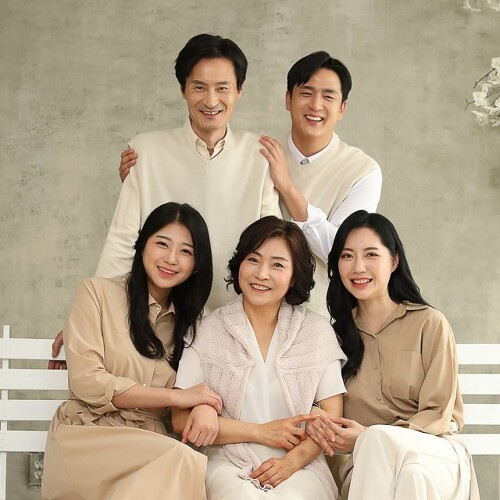
#> input picture 23. 사진에서 얼굴만 찾아 모자이크처리(OpenCV)/샘플사진.jpg, 500 x 500 px
$ python main23-1.py
#> lines starting #> are read from the running program, lines starting #| are printed output that depends on the picture
#pip install opencv-python

import numpy as np
import cv2

face_cascade = cv2.CascadeClassifier(cv2.data.haarcascades + 'haarcascade_frontalface_default.xml')
eye_cascade = cv2.CascadeClassifier(cv2.data.haarcascades + 'haarcascade_eye.xml')

ff = np.fromfile(r'23. 사진에서 얼굴만 찾아 모자이크처리(OpenCV)\샘플사진.jpg', np.uint8)
img = cv2.imdecode(ff, cv2.IMREAD_UNCHANGED)
#> img is the input picture: shape (500, 500, 3); mean B, G, R 139, 161.8, 178.1
img = cv2.resize(img, dsize=(0, 0), fx=1.5, fy=1.5, interpolation=cv2.INTER_LINEAR)
#> img: shape (750, 750, 3)

gray = cv2.cvtColor(img, cv2.COLOR_BGR2GRAY)
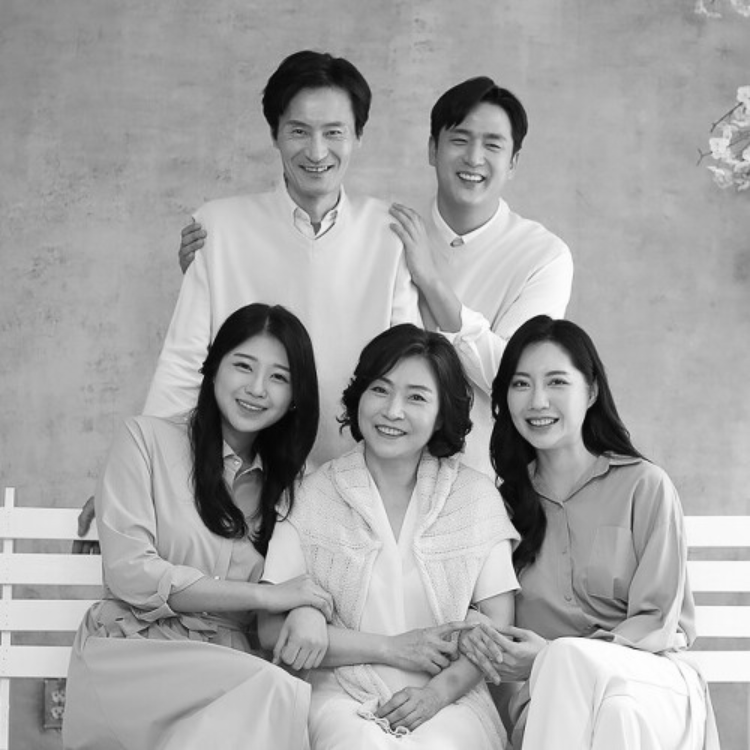
#> gray: shape (750, 750); min 3, max 255, mean 164

faces = face_cascade.detectMultiScale(gray, 1.2, 5)
#> faces = [[498, 345, 96, 96], [267, 92, 100, 100], [429, 105, 94, 94], [210, 335, 94, 94], [347, 355, 100, 100]]
for (x, y, w, h) in faces:
    cv2.rectangle(img, (x, y), (x+w, y+h), (255, 0, 0), 2)

    roi_gray = gray[y:y+h, x:x+w]
    roi_color = img[y:y+h, x:x+w]
    eyes = eye_cascade.detectMultiScale(roi_gray)
    for (ex, ey, ew, eh) in eyes:
        cv2.rectangle(roi_color, (ex, ey), (ex+ew, ey+eh), (0, 255, 0), 2)
#> this loop made 5 passes
#> (x, y, w, h, eyes) on passes 1 to 5: (498, 345, 96, 96, [[12, 27, 24, 24], [44, 24, 26, 26]]), (267, 92, 100, 100, [[21, 30, 24, 24], [51, 28, 27, 27]]), (429, 105, 94, 94, [[49, 27, 25, 25], [20, 20, 27, 27]]), (210, 335, 94, 94, [[21, 19, 25, 25], [56, 31, 22, 22]]), (347, 355, 100, 100, [[22, 24, 25, 25], [56, 30, 25, 25]])
#> pass 1, `roi_gray = gray[y:y+h, x:x+w]`:
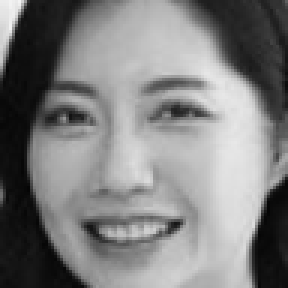
#> roi_gray: shape (96, 96) (shown 3 times larger); min 5, max 243, mean 127.1
#> pass 1, `roi_color = img[y:y+h, x:x+w]`:
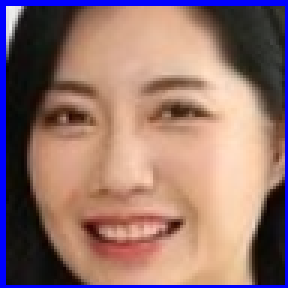
#> roi_color: shape (96, 96, 3) (shown 3 times larger); mean B, G, R 110.8, 114.7, 147.5
#> pass 2, `roi_color = img[y:y+h, x:x+w]`:
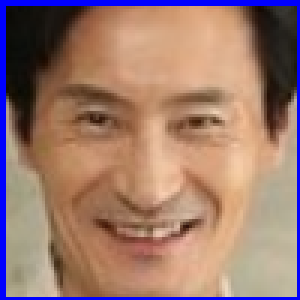
#> roi_color: shape (100, 100, 3) (shown 3 times larger); mean B, G, R 110.9, 121.8, 156
#> after the loop:
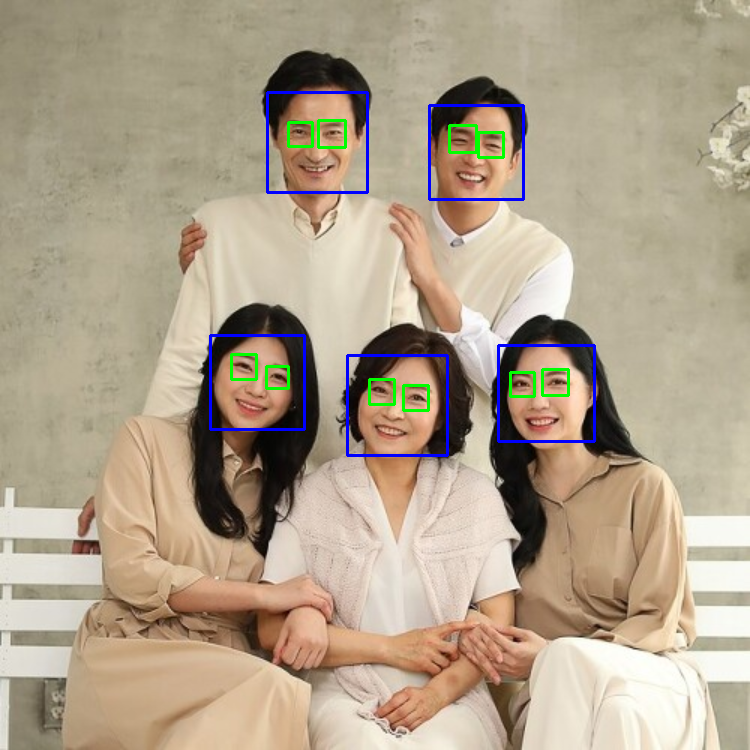
#> img: shape (750, 750, 3); mean B, G, R 140.2, 161.4, 176
#> after the loop:
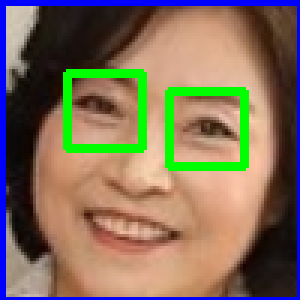
#> roi_color: shape (100, 100, 3) (shown 3 times larger); mean B, G, R 91.7, 111.3, 128.8
#> after the loop:
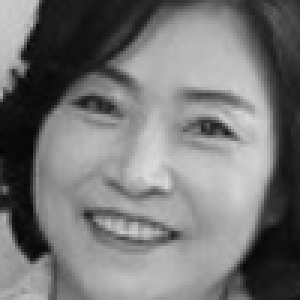
#> roi_gray: shape (100, 100) (shown 3 times larger); min 3, max 218, mean 118

cv2.imshow('face find', img)
cv2.waitKey(0)
cv2.destroyAllWindows()
